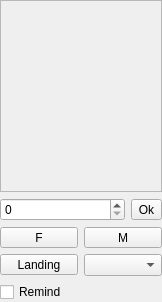
<?xml version="1.0" encoding="UTF-8"?>
<ui version="4.0">
 <class>EchelonsWidget</class>
 <widget class="QWidget" name="EchelonsWidget">
  <property name="enabled">
   <bool>true</bool>
  </property>
  <property name="geometry">
   <rect>
    <x>0</x>
    <y>0</y>
    <width>162</width>
    <height>302</height>
   </rect>
  </property>
  <property name="sizePolicy">
   <sizepolicy hsizetype="Ignored" vsizetype="Ignored">
    <horstretch>0</horstretch>
    <verstretch>0</verstretch>
   </sizepolicy>
  </property>
  <property name="windowTitle">
   <string>LevelsWidget</string>
  </property>
  <property name="autoFillBackground">
   <bool>false</bool>
  </property>
  <layout class="QVBoxLayout" name="verticalLayout_2">
   <property name="spacing">
    <number>0</number>
   </property>
   <property name="margin">
    <number>0</number>
   </property>
   <item>
    <layout class="QVBoxLayout" name="verticalLayout">
     <item>
      <widget class="QScrollArea" name="scrollArea">
       <property name="horizontalScrollBarPolicy">
        <enum>Qt::ScrollBarAlwaysOff</enum>
       </property>
       <property name="widgetResizable">
        <bool>true</bool>
       </property>
       <widget class="QWidget" name="scrollAreaWidgetContents">
        <property name="geometry">
         <rect>
          <x>0</x>
          <y>0</y>
          <width>158</width>
          <height>192</height>
         </rect>
        </property>
       </widget>
      </widget>
     </item>
     <item>
      <layout class="QHBoxLayout" name="horizontalLayout_2">
       <item>
        <widget class="QSpinBox" name="customValue">
         <property name="maximum">
          <number>99999</number>
         </property>
        </widget>
       </item>
       <item>
        <widget class="QToolButton" name="setCustom">
         <property name="text">
          <string>Ok</string>
         </property>
        </widget>
       </item>
      </layout>
     </item>
     <item>
      <layout class="QHBoxLayout" name="horizontalLayout">
       <item>
        <widget class="QToolButton" name="fButton">
         <property name="sizePolicy">
          <sizepolicy hsizetype="Preferred" vsizetype="Fixed">
           <horstretch>0</horstretch>
           <verstretch>0</verstretch>
          </sizepolicy>
         </property>
         <property name="text">
          <string>F</string>
         </property>
         <property name="checkable">
          <bool>true</bool>
         </property>
         <property name="autoExclusive">
          <bool>true</bool>
         </property>
        </widget>
       </item>
       <item>
        <widget class="QToolButton" name="mButton">
         <property name="sizePolicy">
          <sizepolicy hsizetype="Preferred" vsizetype="Fixed">
           <horstretch>0</horstretch>
           <verstretch>0</verstretch>
          </sizepolicy>
         </property>
         <property name="text">
          <string>M</string>
         </property>
         <property name="checkable">
          <bool>true</bool>
         </property>
         <property name="autoExclusive">
          <bool>true</bool>
         </property>
         <property name="toolButtonStyle">
          <enum>Qt::ToolButtonIconOnly</enum>
         </property>
         <property name="autoRaise">
          <bool>false</bool>
         </property>
        </widget>
       </item>
      </layout>
     </item>
     <item>
      <layout class="QHBoxLayout" name="horizontalLayout_3">
       <item>
        <widget class="QToolButton" name="landButton">
         <property name="sizePolicy">
          <sizepolicy hsizetype="Preferred" vsizetype="Fixed">
           <horstretch>0</horstretch>
           <verstretch>0</verstretch>
          </sizepolicy>
         </property>
         <property name="text">
          <string>Landing</string>
         </property>
        </widget>
       </item>
       <item>
        <widget class="QComboBox" name="landComboBox"/>
       </item>
      </layout>
     </item>
     <item>
      <widget class="QCheckBox" name="reminder">
       <property name="text">
        <string>Remind</string>
       </property>
      </widget>
     </item>
    </layout>
   </item>
  </layout>
 </widget>
 <layoutdefault spacing="6" margin="11"/>
 <tabstops>
  <tabstop>scrollArea</tabstop>
  <tabstop>customValue</tabstop>
  <tabstop>setCustom</tabstop>
  <tabstop>fButton</tabstop>
  <tabstop>mButton</tabstop>
  <tabstop>landButton</tabstop>
  <tabstop>landComboBox</tabstop>
  <tabstop>reminder</tabstop>
 </tabstops>
 <resources/>
 <connections/>
</ui>
